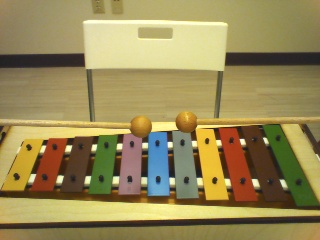
#> input picture Vision_Detection_Part/real_lighting_condition_pics/320b.jpg, 320 x 240 px, found by its file name
$ python test1.py   (Python 2 division)
#> lines starting #> are read from the running program, lines starting #| are printed output that depends on the picture; after the words box and inside, x2 and y2 are one past the last pixel; in counts of white or black regions, pixels touching at a corner belong together; pictures that were not available may be replaced by others from this repository, and a replacement may not be noted
# -*- coding: utf-8 -*-
"""
Created on Fri Oct 19 13:26:07 2018

@author: CV_LAB_Howard
"""
import cv2
import numpy as np

image = cv2.imread(r'D:\Howard_Feng\noteDetection\Vision_Detection_Part\real_lighting_condition_pics\320b.jpg')
#> image is the input picture: shape (240, 320, 3); mean B, G, R 87.7, 138.1, 152.6

#video = r'D:\Howard_Feng\noteDetection\Vision_Detection_Part\real_lighting_condition_pics\test_video_1.avi'

video = r'C:\Users\fengh\pythonProject\NAO_Autism_Music_Project\Vision_Detection_Part\real_lighting_condition_pics\test_video_1.avi'
#blue = [[160, 120, 70], [210, 180, 130]]
#pink = [[100, 100, 120], [135, 134, 180]]
#gray = [[100, 135, 100], [155, 170, 160]]

def updateVertices(vertices, centers, new_center):

    dx = new_center[0] - centers[5][0]
    dy = new_center[1] - centers[5][1]

    new_vertices = []
    for i in range(11):
        new_vertices.append([[vertices[i][0][0]+dx, vertices[i][0][1]+dy],
                             [vertices[i][1][0]+dx, vertices[i][1][1]+dy],
                             [vertices[i][2][0]+dx, vertices[i][2][1]+dy],
                             [vertices[i][3][0]+dx, vertices[i][3][1]+dy]])

    return new_vertices

def updateCells(image):
    new_center = findBlueCenter(image)
    (vertices, centers) = initPos(image)
    new_vertices = updateVertices(vertices, centers, new_center)
    new_image = renderCells(image, new_vertices)
    return new_image


def initPos(image):
    vertices = []
    centers = []
    # initial left yellow position
    LU = [25, 141]
    RU = [40, 141]
    RB = [22, 187]
    LB = [3, 187]
    init = [LU, RU, RB, LB]
    init_vertices = np.array(init, dtype = np.int32)
    center = ((LU[0]+RU[0]+RB[0]+LB[0])/4-2, (LU[1]+RU[1]+RB[1]+LB[1])/4)
    vertices.append(init_vertices)
    centers.append(center)
    '''cv2.polylines(image, [init_vertices], 1, (255, 255, 0))
    font       = cv2.FONT_HERSHEY_SIMPLEX
    centerText = centers[-1]
    fontScale  = 0.2
    fontColor  = (0,255,0)
    lineType   = 1
    cv2.putText(image,'F7',
        centerText,
        font,
        fontScale,
        fontColor,
        lineType)'''
    # initial left red position
    LU = [50, 139]
    RU = [64, 139]
    RB = [50, 188]
    LB = [32, 188]
    init = [LU, RU, RB, LB]
    init_vertices = np.array(init, dtype = np.int32)
    center = ((LU[0]+RU[0]+RB[0]+LB[0])/4-2, (LU[1]+RU[1]+RB[1]+LB[1])/4)
    vertices.append(init_vertices)
    centers.append(center)
    '''cv2.polylines(image, [init_vertices], 1, (255, 255, 0))
    font       = cv2.FONT_HERSHEY_SIMPLEX
    centerText = centers[-1]
    fontScale  = 0.2
    fontColor  = (0,255,0)
    lineType   = 1
    cv2.putText(image,'E7',
        centerText,
        font,
        fontScale,
        fontColor,
        lineType)'''
    # initial left brown position
    LU = [75, 138]
    RU = [90, 138]
    RB = [80, 189]
    LB = [60, 189]
    init = [LU, RU, RB, LB]
    init_vertices = np.array(init, dtype = np.int32)
    center = ((LU[0]+RU[0]+RB[0]+LB[0])/4-3, (LU[1]+RU[1]+RB[1]+LB[1])/4)
    vertices.append(init_vertices)
    centers.append(center)
    '''cv2.polylines(image, [init_vertices], 1, (255, 255, 0))
    font       = cv2.FONT_HERSHEY_SIMPLEX
    centerText = centers[-1]
    fontScale  = 0.2
    fontColor  = (0,255,0)
    lineType   = 1
    cv2.putText(image,'D7',
        centerText,
        font,
        fontScale,
        fontColor,
        lineType)'''
    # initial green position
    LU = [100, 137]
    RU = [115, 137]
    RB = [108, 191]
    LB = [90, 191]
    init = [LU, RU, RB, LB]
    init_vertices = np.array(init, dtype = np.int32)
    center = ((LU[0]+RU[0]+RB[0]+LB[0])/4-3, (LU[1]+RU[1]+RB[1]+LB[1])/4)
    vertices.append(init_vertices)
    centers.append(center)
    '''cv2.polylines(image, [init_vertices], 1, (255, 255, 0))
    font       = cv2.FONT_HERSHEY_SIMPLEX
    centerText = centers[-1]
    fontScale  = 0.2
    fontColor  = (0,255,0)
    lineType   = 1
    cv2.putText(image,'C7',
        centerText,
        font,
        fontScale,
        fontColor,
        lineType)'''
    # initial pink position
    LU = [124, 135]
    RU = [140, 135]
    RB = [138, 192]
    LB = [119, 192]
    init = [LU, RU, RB, LB]
    init_vertices = np.array(init, dtype = np.int32)
    center = ((LU[0]+RU[0]+RB[0]+LB[0])/4-3, (LU[1]+RU[1]+RB[1]+LB[1])/4)
    vertices.append(init_vertices)
    centers.append(center)
    '''cv2.polylines(image, [init_vertices], 1, (255, 255, 0))
    font       = cv2.FONT_HERSHEY_SIMPLEX
    centerText = centers[-1]
    fontScale  = 0.2
    fontColor  = (0,255,0)
    lineType   = 1
    cv2.putText(image,'B6',
        centerText,
        font,
        fontScale,
        fontColor,
        lineType)'''
    # initial Blue position
    LU = [149, 133]
    RU = [165, 133]
    RB = [167, 193]
    LB = [149, 193]
    init = [LU, RU, RB, LB]
    init_vertices = np.array(init, dtype = np.int32)
    center = ((LU[0]+RU[0]+RB[0]+LB[0])/4-3, (LU[1]+RU[1]+RB[1]+LB[1])/4)
    vertices.append(init_vertices)
    centers.append(center)
    '''cv2.polylines(image, [init_vertices], 1, (255, 255, 0))
    font       = cv2.FONT_HERSHEY_SIMPLEX
    centerText = centers[-1]
    fontScale  = 0.2
    fontColor  = (0,255,0)
    lineType   = 1
    cv2.putText(image,'A6',
        centerText,
        font,
        fontScale,
        fontColor,
        lineType)'''
    # initial gray position
    LU = [173, 131]
    RU = [188, 131]
    RB = [196, 195]
    LB = [178, 195]
    init = [LU, RU, RB, LB]
    init_vertices = np.array(init, dtype = np.int32)
    center = ((LU[0]+RU[0]+RB[0]+LB[0])/4-4, (LU[1]+RU[1]+RB[1]+LB[1])/4)
    vertices.append(init_vertices)
    centers.append(center)
    '''cv2.polylines(image, [init_vertices], 1, (255, 255, 0))
    font       = cv2.FONT_HERSHEY_SIMPLEX
    centerText = centers[-1]
    fontScale  = 0.2
    fontColor  = (0,255,0)
    lineType   = 1
    cv2.putText(image,'G6',
        centerText,
        font,
        fontScale,
        fontColor,
        lineType)'''
    # initial rignt yellow position
    LU = [197, 130]
    RU = [211, 130]
    RB = [226, 197]
    LB = [207, 197]
    init = [LU, RU, RB, LB]
    init_vertices = np.array(init, dtype = np.int32)
    center = ((LU[0]+RU[0]+RB[0]+LB[0])/4-4, (LU[1]+RU[1]+RB[1]+LB[1])/4)
    vertices.append(init_vertices)
    centers.append(center)
    '''cv2.polylines(image, [init_vertices], 1, (255, 255, 0))
    font       = cv2.FONT_HERSHEY_SIMPLEX
    centerText = centers[-1]
    fontScale  = 0.2
    fontColor  = (0,255,0)
    lineType   = 1
    cv2.putText(image,'F6',
        centerText,
        font,
        fontScale,
        fontColor,
        lineType)'''
    # initial rignt red position
    LU = [220, 129]
    RU = [234, 129]
    RB = [256, 199]
    LB = [236, 199]
    init = [LU, RU, RB, LB]
    init_vertices = np.array(init, dtype = np.int32)
    center = ((LU[0]+RU[0]+RB[0]+LB[0])/4-4, (LU[1]+RU[1]+RB[1]+LB[1])/4)
    vertices.append(init_vertices)
    centers.append(center)
    '''cv2.polylines(image, [init_vertices], 1, (255, 255, 0))
    font       = cv2.FONT_HERSHEY_SIMPLEX
    centerText = centers[-1]
    fontScale  = 0.2
    fontColor  = (0,255,0)
    lineType   = 1
    cv2.putText(image,'E6',
        centerText,
        font,
        fontScale,
        fontColor,
        lineType)'''
    # initial right brown position
    LU = [243, 127]
    RU = [257, 127]
    RB = [286, 200]
    LB = [266, 200]
    init = [LU, RU, RB, LB]
    init_vertices = np.array(init, dtype = np.int32)
    center = ((LU[0]+RU[0]+RB[0]+LB[0])/4-5, (LU[1]+RU[1]+RB[1]+LB[1])/4)
    vertices.append(init_vertices)
    centers.append(center)
    '''cv2.polylines(image, [init_vertices], 1, (255, 255, 0))
    font       = cv2.FONT_HERSHEY_SIMPLEX
    centerText = centers[-1]
    fontScale  = 0.2
    fontColor  = (0,255,0)
    lineType   = 1
    cv2.putText(image,'D6',
        centerText,
        font,
        fontScale,
        fontColor,
        lineType)'''
    # initial right green position
    LU = [264, 125]
    RU = [277, 125]
    RB = [320, 202]
    LB = [297, 202]
    init = [LU, RU, RB, LB]
    init_vertices = np.array(init, dtype = np.int32)
    center = ((LU[0]+RU[0]+RB[0]+LB[0])/4-5, (LU[1]+RU[1]+RB[1]+LB[1])/4)
    vertices.append(init_vertices)
    centers.append(center)
    '''cv2.polylines(image, [init_vertices], 1, (255, 255, 0))
    font       = cv2.FONT_HERSHEY_SIMPLEX
    centerText = centers[-1]
    fontScale  = 0.2
    fontColor  = (0,255,0)
    lineType   = 1
    cv2.putText(image,'C6',
        centerText,
        font,
        fontScale,
        fontColor,
        lineType)'''

    return (vertices, centers)

def renderCells(image, vertices):
    for i in range(11):
        np_vertices = np.array(vertices[i], dtype = np.int32)
        cv2.polylines(image, [np_vertices], 1, (255, 255, 0))
    return image

def findBlueCenter(img):
    sum_col = 0
    sum_row = 0
    avg_col = 0
    avg_row = 0
    center = (0,0)
    length = 0

    height = img.shape[0]
    width = img.shape[1]

    for row in range(height/2, height):
        for col in range(width/3, width*2/3):
            if img[row][col][0] >= 160 and img[row][col][0]<= 255: #155,255
                if img[row][col][1] >= 120 and img[row][col][1]<= 180:
                    if img[row][col][2] >= 70 and img[row][col][2]<= 140:
                        sum_col += col
                        sum_row += row
                        length += 1

    if length > 0:
        avg_col = sum_col/length
        avg_row = sum_row/length

        center = (avg_col, avg_row)

    return center

# [123 lines left out: functions findBlue, findVertices, not called in this run]

def videoProcess(video):
    camera = cv2.VideoCapture(video)

    counter = 0
    while(True):
        (grabbed, frame) = camera.read()
        frame = updateCells(frame)
        #frame = findBlue(frame)[0]
#        frame = initPos(frame)[0]
               # show the frame to our screen and increment the frame counter

        frame = cv2.resize(frame, (640, 480))
        cv2.imshow("Frame", frame)
        key = cv2.waitKey(1) & 0xFF
        counter += 1

        # if the 'q' key is pressed, stop the loop
        if key == ord("q"):
            break


    camera.release()
    cv2.destroyAllWindows()

if __name__ == "__main__":

#    img = cv2.resize(initPos(image)[0], (640, 480))
#    cv2.imshow("image", img)
#
    # cleanup the camera and close any open windows
    videoProcess(video)
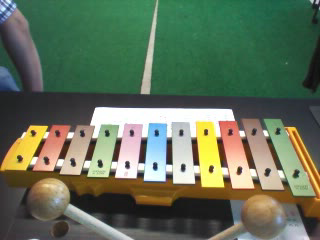
#> input picture frame 8 of Vision_Detection_Part/xylophone.avi, 320 x 240 px, given in place of test_video_1.avi, which was not available
#> in videoProcess, frame is the input picture: shape (240, 320, 3); mean B, G, R 89.4, 111.8, 97.7
#> in updateCells, `new_center = findBlueCenter(image)`: new_center = (155, 144)
#> in updateCells, `(vertices, centers) = initPos(image)`: vertices = 11 items; centers = [(20, 164), (47, 163), (73, 163), (100, 164), (127, 163), (154, 163), (179, 163), (206, 163), (232, 164), (258, 163), (284, 163)]
#> in updateVertices, `dx = new_center[0] - centers[5][0]`: dx = 1
#> in updateVertices, `dy = new_center[1] - centers[5][1]`: dy = -19
#> after the loop in updateVertices, `for i in range(11):`: new_vertices = 11 items
#> the loop in renderCells, `for i in range(11):` made 11 passes
#> np_vertices on passes 1 to 11: [[26, 122], [41, 122], [23, 168], [4, 168]], [[51, 120], [65, 120], [51, 169], [33, 169]], [[76, 119], [91, 119], [81, 170], [61, 170]], [[101, 118], [116, 118], [109, 172], [91, 172]], [[125, 116], [141, 116], [139, 173], [120, 173]], [[150, 114], [166, 114], [168, 174], [150, 174]], [[174, 112], [189, 112], [197, 176], [179, 176]], [[198, 111], [212, 111], [227, 178], [208, 178]], [[221, 110], [235, 110], [257, 180], [237, 180]], [[244, 108], [258, 108], [287, 181], [267, 181]], [[265, 106], [278, 106], [321, 183], [298, 183]]
#> after the loop in renderCells, `for i in range(11):`:
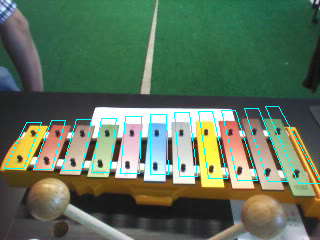
#> image: shape (240, 320, 3); 2.22% of pixels changed, all inside (x1, y1, x2, y2) = (4, 106, 320, 184)
#> in videoProcess, `frame = cv2.resize(frame, (640, 480))`:
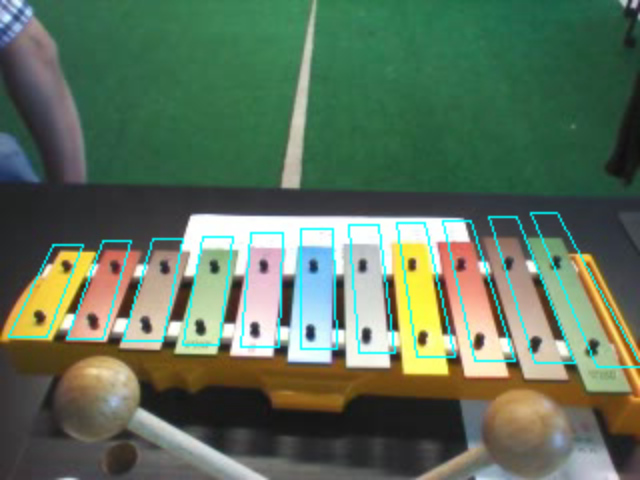
#> frame: shape (480, 640, 3); mean B, G, R 91.9, 113.7, 93.7
#> (key q is pressed here)
